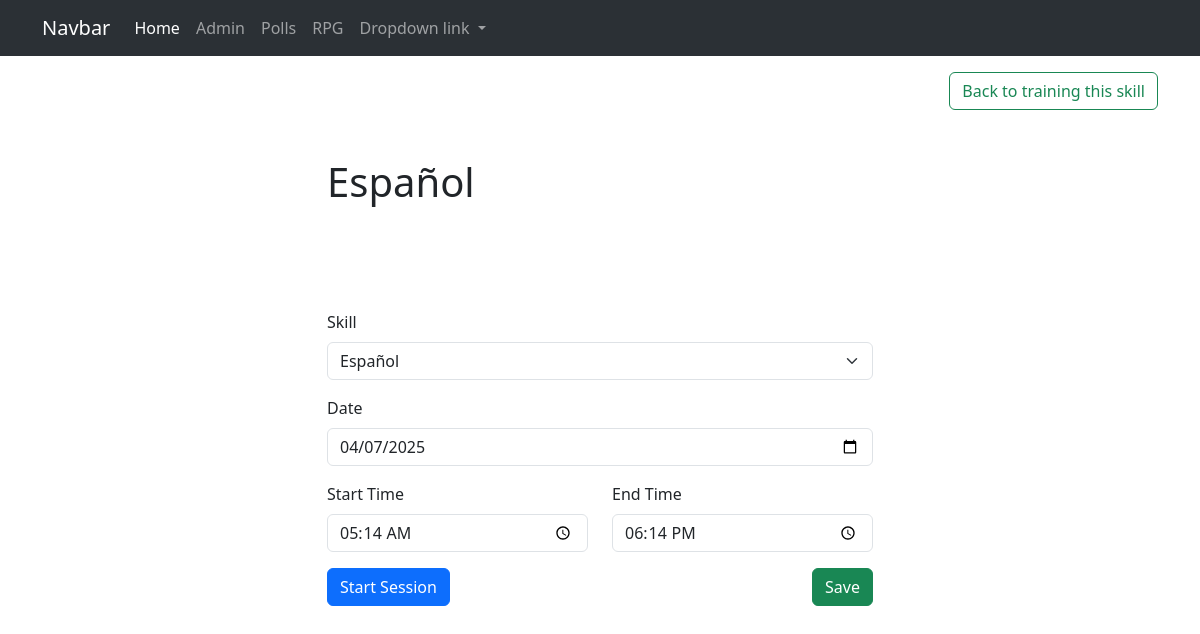
/rbg/train/5/edit/, run on the app's committed database.
### real_live_rpg/models.py (models this page shows, shortened)
class TimeSpent(models.Model):
    skill = models.ForeignKey(Skill, on_delete=models.CASCADE)
    date = models.DateField(default=timezone.now)
    start_time = models.TimeField("Training session start")
    end_time = models.TimeField("Training session end")
    pub_date = models.DateTimeField(auto_now_add=True)

class Skill(models.Model):
    skill_name = models.CharField(max_length=200)
    pub_date = models.DateTimeField( "date published", default=timezone.now)
    def __str__(self):
        return self.skill_name

### real_live_rpg/views.py (the view)
# urls.py: path("train/<int:pk>/edit/", views.edit_training_session, name="edit_training_session"),
def edit_training_session(request, pk):
    session = get_object_or_404(TimeSpent, pk=pk)
    if request.method == "POST":
        form = TimeSpentForm(request.POST, instance=session)
        if form.is_valid():
            form.save()
            return redirect("rpg:train", skill_id=session.skill.id)
    else:
        form = TimeSpentForm(instance=session)
    return render(request, "rpg/edit-training-session.html", {
        "form": form,
        "session" : session,
        "skill": session.skill,
    })

### real_live_rpg/forms.py
class TimeSpentForm(forms.ModelForm):
    class Meta:
        model = TimeSpent
        fields = ['skill', 'date', 'start_time', 'end_time']
        widgets = {
            'skill': forms.Select(attrs={
                'class':'form-select'
            }),
            'date': forms.DateInput(attrs={
                "class":"form-control",
                'type':'date'
                }),
            'start_time': forms.TimeInput(attrs={
                "class":"form-control",
                'type': 'time'
                }),
            'end_time': forms.TimeInput(attrs={
                "class":"form-control",
                'type': 'time'
                }),
        }
    def __init__(self, *args, **kwargs):
        super().__init__(*args, **kwargs)
        today = timezone.localdate()
        self.fields["date"].initial = today

### real_live_rpg/templates/rpg/edit-training-session.html
{% extends "magic/basics.html" %}
{% block content %}
<div class="row justify-content-center">
    <div class="col-12 d-flex justify-content-end">
        <a type="button" class="btn btn-outline-success" href="{% url 'rpg:train' skill.id  %}">Back to training this skill</a>
    </div>
    <div class="col-12 col-sm-8 col-lg-6">
        <div class="row">
            <div class="col-12 my-5">
                <h1>
                    {{ session.skill.skill_name }}
                </h1>
            </div>
            <div class="col-12 my-5">
                {% include "partials/_training_session_form.html" with action_url=request.path button_label="Update Session" %}
            </div>
        </div>
    </div>
</div>
{% endblock %}

### real_live_rpg/templates/partials/_training_session_form.html (shortened to what this page needs)
<form action="" method="POST">
    <div class="row">
        <div class="col-12">
            <div class="mb-3">
                <label for="{{ form.skill.id_for_label }}" class="form-label">Skill</label>
                {{ form.skill }}
            </div>
        </div>
        <div class="col-12">
            <div class="mb-3">
                <label for="id_date" class="form-label">Date</label>
                {{ form.date }}
            </div>
        </div>
        <div class="col-12 col-md-6">
            <div class="mb-3">
                <label for="id_start_time" class="form-label">Start Time</label>
                {{ form.start_time }}
            </div>
        </div>
        <div class="col-12 col-md-6">
            <div class="mb-3">
                <label for="id_end_time" class="form-label">End Time</label>
                {{ form.end_time }}
            </div>
        </div>
        <div class="col-12">
            <button type="button" id="startStopSession" class="btn btn-primary text-white"><span id="act">Start</span> Session</button>
            <button class="btn btn-success float-end" type="submit">
                {{ button_latel|default:"Save"}}
            </button>
        </div>
    </div>
</form>

### data on the page
TimeSpent: skill.skill_name "Español", skill "Español", date "04/07/2025", start_time "05:14:00", end_time "18:14:00"

### other printed values
{{ button_latel|default:"Save" }} "Save"
